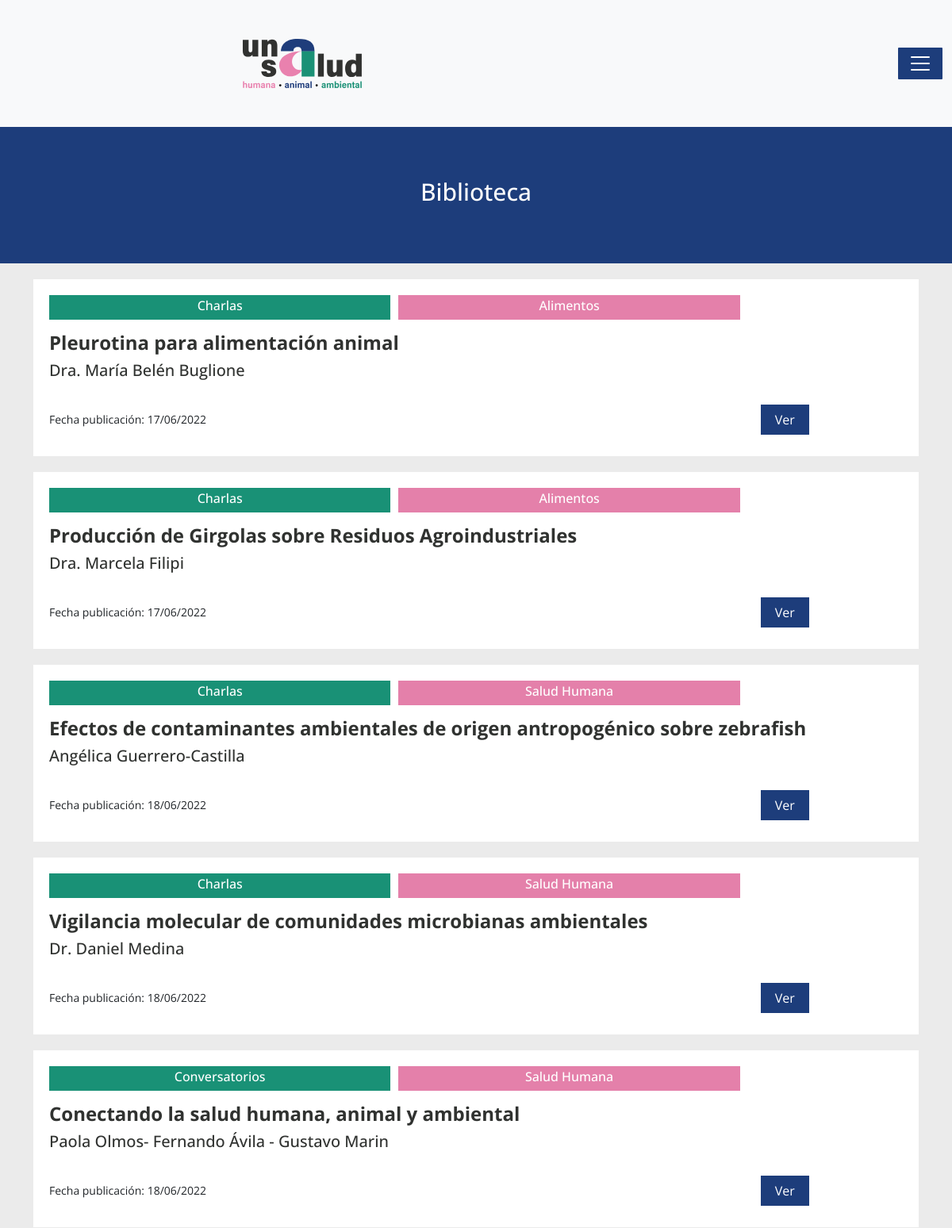
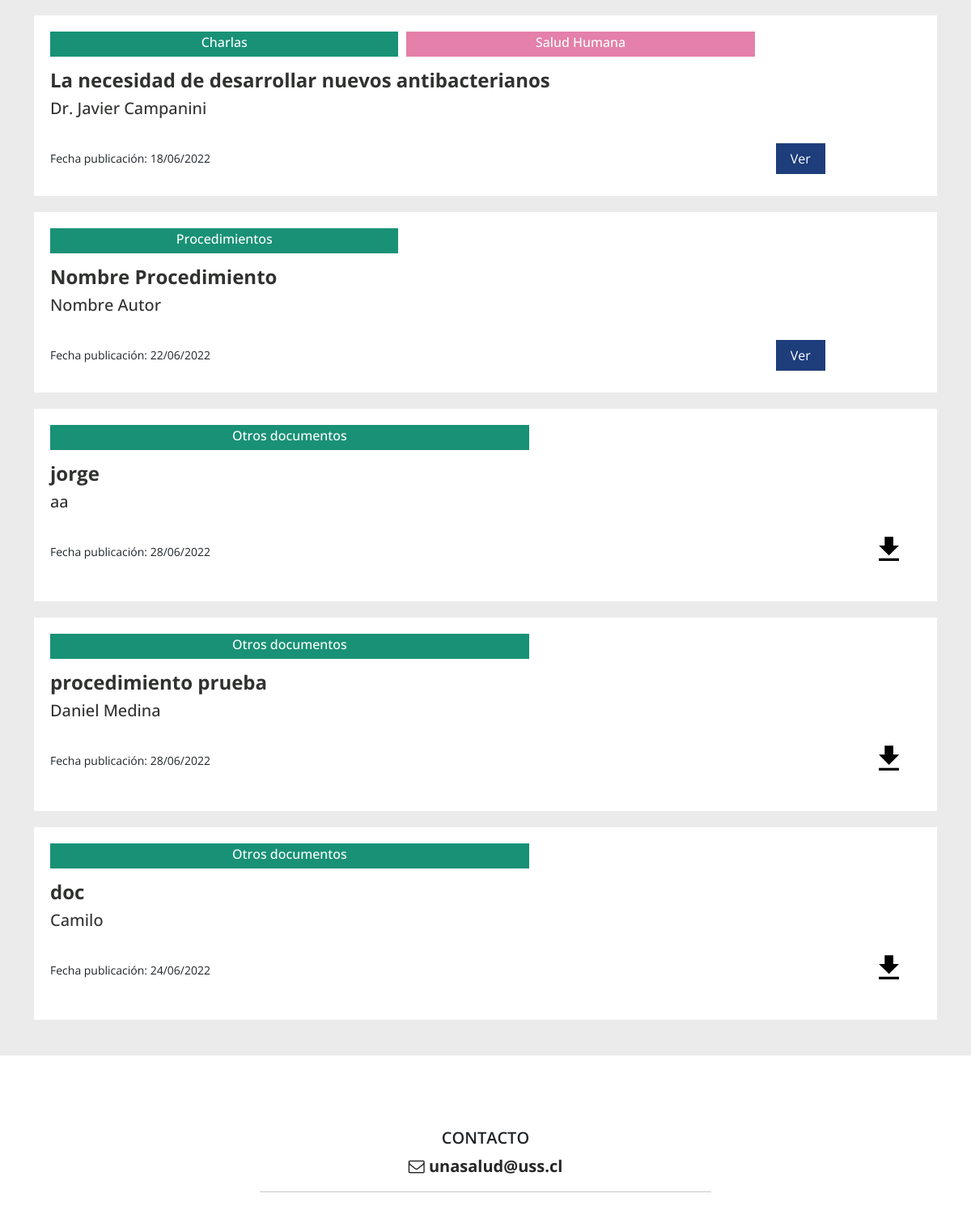
/mobile/biblioteca.php (upper part), run on an earlier commit of the app's database (2 pictures, top to bottom).
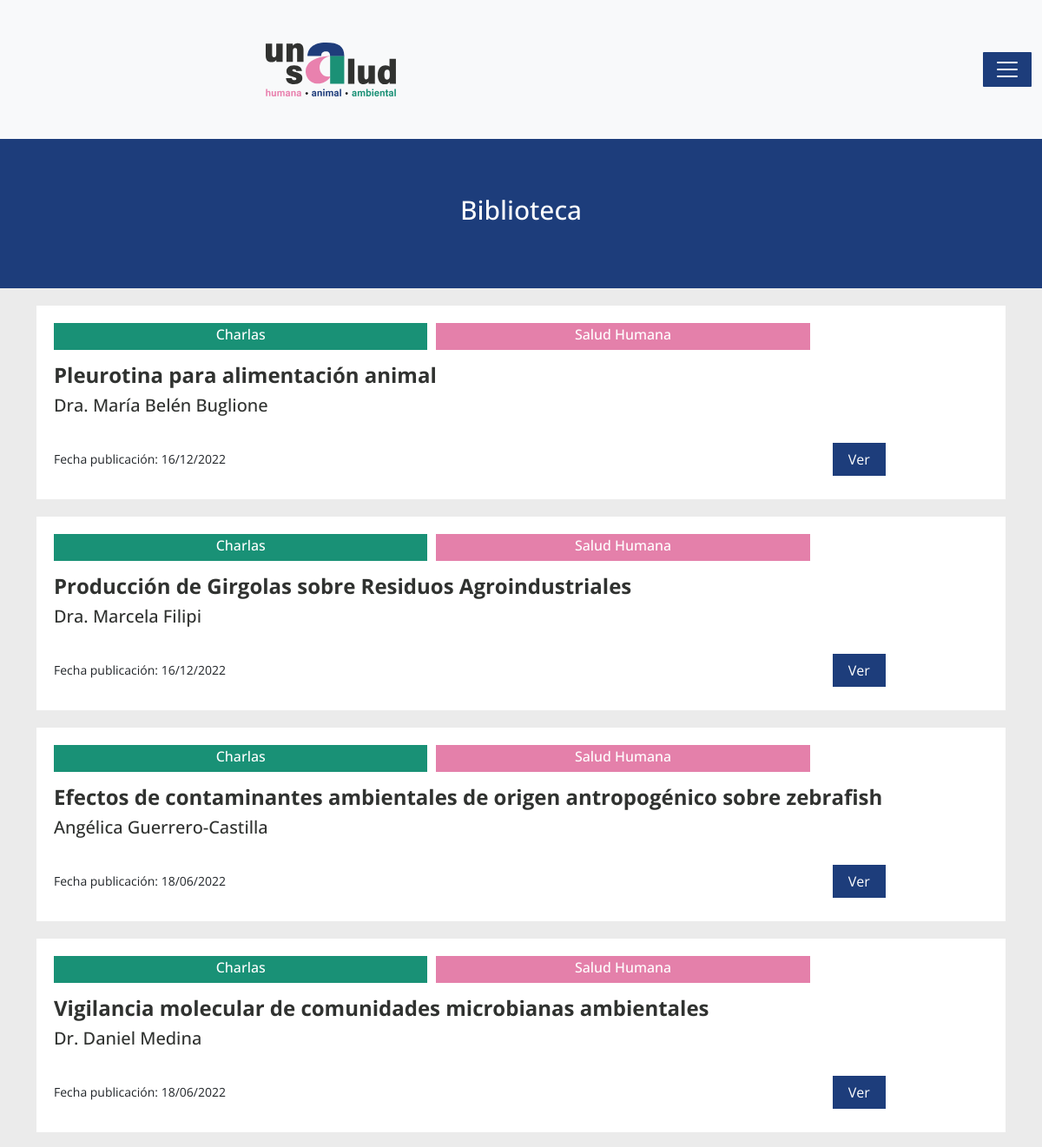
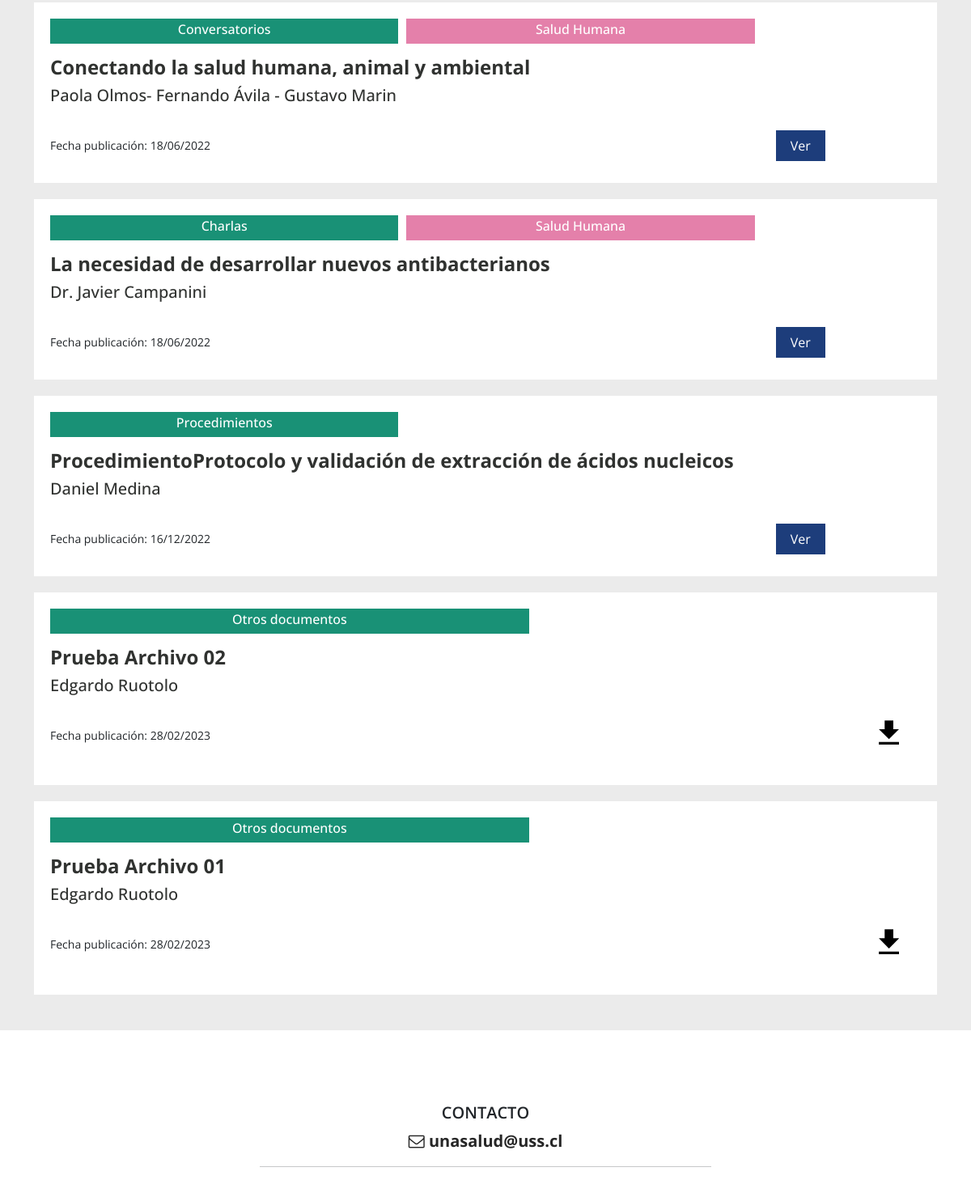
And on a later commit of the database (2 pictures, top to bottom).
### tables this page shows
CREATE TABLE `charlas` (
  `id_char` int(11) NOT NULL,
  `nombre` varchar(255) NOT NULL,
  `descripcion` text NOT NULL,
  `link_video` varchar(255) NOT NULL,
  `create_at` datetime DEFAULT CURRENT_TIMESTAMP ON UPDATE CURRENT_TIMESTAMP,
  `id_usuario` int(11) NOT NULL,
  `id_categoria` int(11) NOT NULL,
  `id_categoria_2` int(11) NOT NULL,
  `autor` varchar(100) DEFAULT NULL,
  `correo` varchar(150) NOT NULL
);

CREATE TABLE `categorias` (
  `id_cat` int(11) NOT NULL,
  `nombre_cat` varchar(150) NOT NULL
);

CREATE TABLE `categorias_2` (
  `id_cat_2` int(11) NOT NULL,
  `nombre_cat_2` varchar(255) NOT NULL
);

CREATE TABLE `procedimientos` (
  `id_proc` int(11) NOT NULL,
  `nombre` varchar(255) NOT NULL,
  `descripcion` text NOT NULL,
  `link_video` varchar(255) NOT NULL,
  `create_at` datetime DEFAULT CURRENT_TIMESTAMP ON UPDATE CURRENT_TIMESTAMP,
  `id_usuario` int(11) NOT NULL,
  `id_categoria` int(11) NOT NULL,
  `autor` varchar(100) NOT NULL,
  `correo` varchar(150) NOT NULL
);

CREATE TABLE `documentos` (
  `id_doc` int(11) NOT NULL,
  `nombre_doc` varchar(255) NOT NULL,
  `ruta_doc` varchar(255) NOT NULL,
  `id_charla_doc` int(11) DEFAULT NULL,
  `id_procedimiento_doc` int(11) DEFAULT NULL,
  `create_at` datetime NOT NULL DEFAULT CURRENT_TIMESTAMP ON UPDATE CURRENT_TIMESTAMP,
  `autor` varchar(100) NOT NULL
);

### mobile/biblioteca.php (the view, shortened to what this page needs)
<?php include('../config/database.php') ?>
<!doctype html>
<html lang="es">
<head>
    <link href="https://cdnjs.cloudflare.com/ajax/libs/font-awesome/4.7.0/css/font-awesome.min.css" rel="stylesheet">
    <link href="https://cdn.jsdelivr.net/npm/bootstrap@5.0.2/dist/css/bootstrap.min.css" rel="stylesheet">
    <link rel="stylesheet" href="assets/css/style.css">
</head>
<body>
<section class="cabezal">
    <nav class="navbar bg-light fixed-top">
        <div class="container-fluid">
            <a class="navbar-brand logo" href="../index.php"><img src="assets/img/logo-Una-salud-18.svg" alt="Logo"></a>
            <button class="navbar-toggler" type="button" data-bs-toggle="offcanvas" data-bs-target="#offcanvasNavbar"
                    aria-controls="offcanvasNavbar">
                <span class="navbar-toggler-icon"></span>
            </button>
        </div>
    </nav>
</section>
<section id="main">
    <div class="first-biblioteca">
        <div class="container">
            <div class="row">
                <div class="col-12 title-biblioteca ">
                    <h2>Biblioteca</h2>
                </div>
            </div>
        </div>
    </div>
    <div class="cont-biblioteca">
        <div class="container">
            <div class="row">
                <div class="col-12">
                    <div class="tab-content" id="v-pills-tabContent">
                        <div class="tab-pane fade show active" id="v-pills-home" role="tabpanel" aria-labelledby="v-pills-home-tab">
                            <?php
                            $registros = '100';
                            $pagina = $_REQUEST["nume"];
                            if (is_numeric($pagina))
                                $inicio = (($pagina - 1) * $registros);
                            else
                                $inicio = 0;
                            $busqueda = mysqli_query($conn, "SELECT *
                            FROM charlas C
                            INNER JOIN usuarios U
                            ON C.id_usuario = U.id_usuario
                            JOIN categorias CA
                            ON C.id_categoria = CA.id_cat
                            JOIN categorias_2 CA2
                            ON C.id_categoria_2 = CA2.id_cat_2
                            ORDER BY C.id_char DESC
                            LIMIT $inicio,$registros;");
                            ?>
                            <?php while ($row = mysqli_fetch_assoc($busqueda)) { ?>
                                <div class="menu-content">
                                    <div class="etiquetas">
                                        <div class="categoria">
                                            <h5 class="h5"><?php echo $row['nombre_cat'] ?></h5>
                                        </div>
                                        <div class="categoria2">
                                            <h5 class="h5"><?php echo $row['nombre_cat_2'] ?></h5>
                                        </div>
                                    </div>
                                    <div class="row col-12 titulos-biblioteca">
                                        <h1><?php echo $row['nombre'] ?></h1>
                                        <h4><?php echo $row['autor']; ?></h4>
                                    </div>
                                    <div class="row col-12 pt-2">
                                        <div class="col-10 date-biblioteca">
                                            <p>Fecha publicación: <?php echo date("d/m/Y", strtotime($row['create_at'])); ?></p>
                                        </div>
                                        <div class="col-2">
                                            <form action="detalle-charla.php" method="post">
                                                <input class="btn color3 ps-xxl-4 pe-xxl-4 btn-ver" type="submit" name="edit" value="Ver">
                                            </form>
                                        </div>
                                    </div>
                                </div>
                            <?php } ?>
                            <?php
                            $registros = '100';
                            $pagina = $_REQUEST["nume"];
                            if (is_numeric($pagina))
                                $inicio = (($pagina - 1) * $registros);
                            else
                                $inicio = 0;
                            $busqueda = mysqli_query($conn, "SELECT *
                            FROM procedimientos C
                            INNER JOIN usuarios U
                            ON C.id_usuario = U.id_usuario
                            JOIN categorias CA
                            ON C.id_categoria = CA.id_cat
                            ORDER BY C.id_proc DESC
                            LIMIT $inicio,$registros;");
                            ?>
                            <?php while ($row = mysqli_fetch_assoc($busqueda)) { ?>
                                <div class="menu-content">
                                    <div class="etiquetas">
                                        <div class="categoria">
                                            <h5 class="h5">Procedimientos</h5>
                                        </div>
                                    </div>
                                    <div class="row col-12 titulos-biblioteca">
                                        <h1><?php echo $row['nombre'] ?></h1>
                                        <h4><?php echo $row['autor']; ?></h4>
                                    </div>
                                    <div class="row col-12 pt-2">
                                        <div class="col-10 date-biblioteca">
                                            <p>Fecha publicación: <?php echo date("d/m/Y", strtotime($row['create_at'])); ?></p>
                                        </div>
                                        <div class="col-2">
                                            <form action="detalle-procedimiento.php" method="post">
                                                <input class="btn color3 ps-xxl-4 pe-xxl-4 btn-ver" type="submit" name="edit" value="Ver">
                                            </form>
                                        </div>
                                    </div>
                                </div>
                            <?php } ?>
                            <?php
                            $registros = '100';
                            $pagina = $_REQUEST["nume"];
                            if (is_numeric($pagina))
                                $inicio = (($pagina - 1) * $registros);
                            else
                                $inicio = 0;
                            $busqueda = mysqli_query($conn, "SELECT *
                            FROM documentos
                            WHERE id_charla_doc IS NULL
                            AND id_procedimiento_doc IS NULL
                            ORDER BY id_doc DESC
                            LIMIT $inicio,$registros;");
                            ?>
                            <?php while ($row = mysqli_fetch_assoc($busqueda)) { ?>
                                <div class="menu-content-box menu-content">
                                    <div class="etiquetas">
                                        <div class="categoria" style="width: 55%;">
                                            <h5 class="h5">Otros documentos</h5>
                                        </div>
                                    </div>
                                    <br>
                                    <div class="row col-12 titulos-biblioteca">
                                        <h1><?php echo $row['nombre_doc'] ?></h1>
                                        <h4><?php echo $row['autor'] ?></h4>
                                    </div>
                                    <div class="row col-12 pt-2">
                                        <div class="col-9 date-biblioteca">
                                            <p>Fecha publicación: <?php echo date("d/m/Y", strtotime($row['create_at'])); ?></p>
                                        </div>
                                        <div class="col-3 icon-option">
                                            <a href="../<?php echo $row['ruta_doc'] ?>" download="<?php echo $row['nombre_doc'] ?>"><img class="img-menu-sponsor" src="assets/img/biblioteca/descarga-unasalud-06.svg" alt="logo" target="_blank"></a>
                                        </div>
                                    </div>
                                </div>
                            <?php } ?>
                        </div>
                    </div>
                </div>
            </div>
        </div>
    </div>
    <div class="sub-footer">
        <div class="container">
            <div class="row">
                <div class="col-12 sub-pie">
                    <h5>CONTACTO</h5>
                    <p class="pie-email"><a href="mailto:unasalud@uss.cl"><i class="fa fa-envelope-o" aria-hidden="true"></i> unasalud@uss.cl</a></p>
                    <hr>
                </div>
            </div>
        </div>
    </div>
</section>
</body>
</html>

### mobile/assets/css/style.css (style rules this page uses)
body { margin: 0; font-family: "Open Sans", sans-serif; }
.logo { padding-left: 25%; }
.logo > img { width: 150px; }
.bg-light { height: 20vh; }
.navbar-toggler { background-color: #1D3D7B; border-radius: 1px; }
.sub-footer { padding-top: 50px; padding-bottom: 50px; }
.sub-pie > h5 { text-align: center; font-weight: 600; margin-top: 40px; }
.pie-email { text-align: center; }
.pie-email > a { color: #262626; text-decoration: none; font-weight: 700; font-size: 20px; }
.sub-pie { margin-bottom: 25px; }
.sub-pie > hr { width: 50%; margin-left: 25%; margin-bottom: 40px; }
.first-biblioteca { margin-top: 20vh; background-color: #1D3D7B; padding-top: 8vh; padding-bottom: 8vh; }
.title-biblioteca > h2 { color: #FFFFFF; text-align: center; vertical-align: center; font-size: 30px; }
.cont-biblioteca { padding-bottom: 3vh; background-color: #EBEBEB; }
.menu-content { background-color: #FFFFFF; margin-bottom: 20px; margin-top: 20px; padding: 20px; }
.categoria { background-color: #199176; width: 40%; text-align: center; float: left; margin-right: 10px; }
.categoria2 { background-color: #E480AA; width: 40%; text-align: center; float: left; }
.categoria > h5, .categoria2 > h5 { color: #FFFFFF; font-size: 16px; padding-top: 4px; font-size: 500; font-family: "Open Sans", sans-serif; }
.titulos-biblioteca { padding-top: 15px; padding-bottom: 15px; }
.titulos-biblioteca > h1 { font-size: 24px; color: #303230; font-weight: 700; }
.titulos-biblioteca > h4 { font-size: 20px; color: #303230; font-weight: 500; }
.date-biblioteca > p { font-size: 14px; font-weight: 400; padding-top: 8px; }
.btn-ver { background-color: #1D3D7B; border-radius: 0px; color: #FFFFFF; padding-left: 17px; padding-right: 17px; }
.icon-option { padding-bottom: 30px; }
.icon-option > a > img { width: 25px; float: right; margin-right: 3px; }

What changed in the data, as far as the page shows it:
removed procedimientos: nombre "Nombre Procedimiento", autor "Nombre Autor", create_at "22/06/2022"
removed documentos: nombre_doc "jorge", autor "aa", create_at "28/06/2022"
removed documentos: nombre_doc "procedimiento prueba", autor "Daniel Medina", create_at "28/06/2022"
removed documentos: nombre_doc "doc", autor "Camilo", create_at "24/06/2022"
changed charlas "Pleurotina para alimentación animal": id_categoria_2.nombre_cat_2 "Alimentos" → "Salud Humana"; create_at "17/06/2022" → "16/12/2022"
changed charlas "Producción de Girgolas sobre Residuos Agroindustriales": id_categoria_2.nombre_cat_2 "Alimentos" → "Salud Humana"; create_at "17/06/2022" → "16/12/2022"
added procedimientos: nombre "ProcedimientoProtocolo y validación de extracción de ácidos nucleicos", autor "Daniel Medina", create_at "16/12/2022"
added documentos: nombre_doc "Prueba Archivo 02", autor "Edgardo Ruotolo", create_at "28/02/2023"
added documentos: nombre_doc "Prueba Archivo 01", autor "Edgardo Ruotolo", create_at "28/02/2023"
